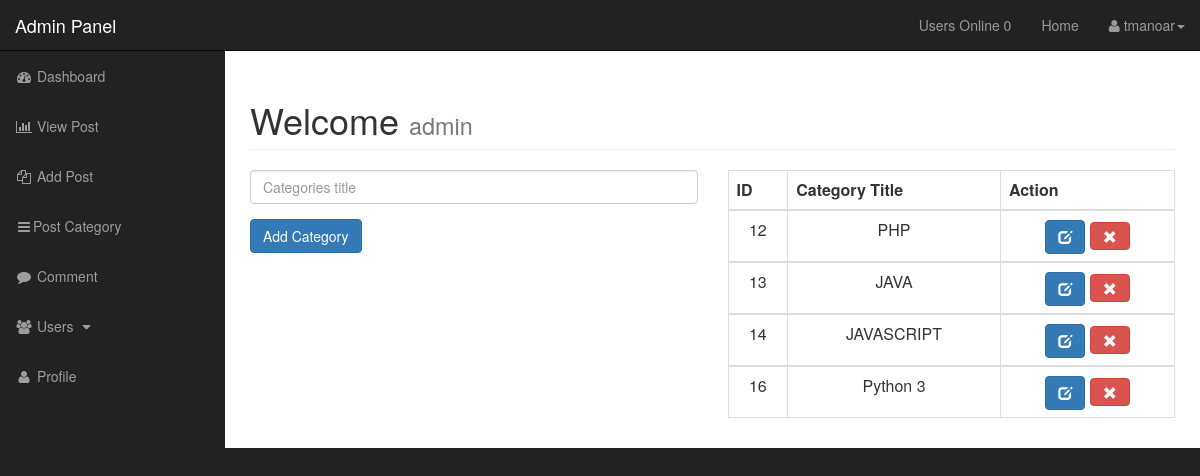
Screenshot of /admin/categories.php (signed in) with the database file from the repository.
### tables this page shows
CREATE TABLE `categories` (
  `id` int(11) NOT NULL,
  `ctg_title` varchar(255) NOT NULL
);

### admin/categories.php (the view, shortened to what this page needs)
<?php include_once "include/header.php" ?>
<?php include_once "include/nav.php" ?>
        <div id="page-wrapper">
            <div class="container-fluid">
                <div class="row">
                    <div class="col-lg-12">
                        <h1 class="page-header">
                            Welcome
                            <small>admin</small>
                        </h1>
                    </div>
                </div>
                <div class="row">
                    <div class="col-lg-6 justify-content-center">
                        <form action="" method="post" accept-charset="utf-8">
                            <div class="form-group">
                                <input type="text" name="ctg_title" class="form-control" placeholder="Categories title " autocomplete="off">
                            </div>
                            <div class="form-group">
                                <input type="submit" name="save" class=" btn btn-primary" value="Add Category">
                            </div>
                        </form>
                    </div>
                    <div class="col-lg-6">
                        <table class="table table-hover table-dark table-bordered text-center">
                            <thead>
                                <tr>
                                    <th>ID</th>
                                    <th>Category Title</th>
                                    <th>Action</th>
                                </tr>
                            </thead>
                        <?php
                            $sql = "SELECT * FROM categories";
                            $result = mysqli_query($dbconn,$sql);
                            while ($row = mysqli_fetch_assoc($result)):
                         ?>
                            <tbody>
                                <tr>
                                    <td><?php echo $row['id']; ?></td>
                                    <td><?php echo $row['ctg_title']; ?></td>
                                    <td>
                                        <a href="?edit=<?php echo $row['id']?>" class="text-primary">
                                            <span class=" btn btn-primary glyphicon glyphicon-edit" area-hidden="true"></span>
                                        </a>
                                        <a href="javascript:void(0)" rel="<?php echo $row['id'] ?>" class="delete_link"><p  class="btn btn-danger"><span class="glyphicon glyphicon-remove"></span></p></a>
                                    </td>
                                </tr>
                            </tbody>
                        <?php endwhile ?>
                        </table>
                    </div>
                </div>
            </div>
<?php include_once "include/footer.php" ?>

### admin/css/sb-admin.css (style rules this page uses)
body { margin-top: 100px; background-color: #222; }
@media (min-width:768px) { body { margin-top: 50px; } }
#page-wrapper { width: 100%; padding: 0; background-color: #fff; }
@media (min-width:768px) { #page-wrapper { padding: 10px; } }

### rows the page displays
categories: id "12", ctg_title "PHP"
categories: id "13", ctg_title "JAVA"
categories: id "14", ctg_title "JAVASCRIPT"
categories: id "16", ctg_title "Python 3"

### other values shown
user_online() "0"
$_SESSION['username'] "tmanoar"
